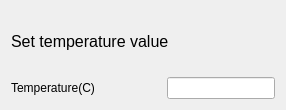
            <widget class="QWidget" name="tab_DHT260_set_temperature">
             <attribute name="title">
              <string>Set temperature</string>
             </attribute>
             <layout class="QFormLayout" name="formLayout_41">
              <item row="0" column="0" colspan="2">
               <widget class="QLabel" name="label_136">
                <property name="minimumSize">
                 <size>
                  <width>0</width>
                  <height>60</height>
                 </size>
                </property>
                <property name="font">
                 <font>
                  <family>Arial</family>
                  <pointsize>12</pointsize>
                  <weight>50</weight>
                  <italic>false</italic>
                  <bold>false</bold>
                 </font>
                </property>
                <property name="styleSheet">
                 <string notr="true">font: 12pt &quot;Arial&quot;;</string>
                </property>
                <property name="text">
                 <string>Set temperature value</string>
                </property>
               </widget>
              </item>
              <item row="1" column="0">
               <widget class="QLabel" name="label_137">
                <property name="minimumSize">
                 <size>
                  <width>150</width>
                  <height>0</height>
                 </size>
                </property>
                <property name="maximumSize">
                 <size>
                  <width>200</width>
                  <height>16777215</height>
                 </size>
                </property>
                <property name="text">
                 <string>Temperature(C)</string>
                </property>
               </widget>
              </item>
              <item row="1" column="1">
               <widget class="QLineEdit" name="lineEdit_DHT260_set_temperature_temperature"/>
              </item>
             </layout>
            </widget>
